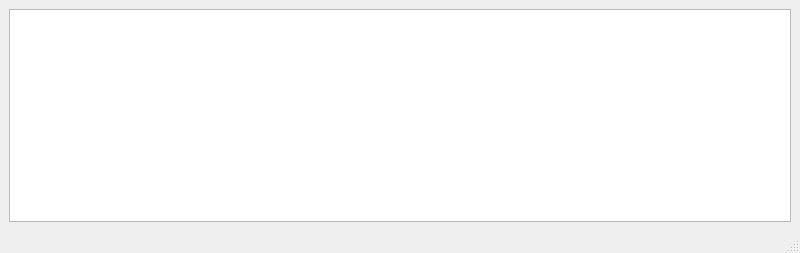
<?xml version="1.0" encoding="UTF-8"?>
<ui version="4.0">
 <class>MainWindow</class>
 <widget class="QMainWindow" name="MainWindow">
  <property name="geometry">
   <rect>
    <x>0</x>
    <y>0</y>
    <width>800</width>
    <height>253</height>
   </rect>
  </property>
  <property name="windowTitle">
   <string>MainWindow</string>
  </property>
  <widget class="QWidget" name="centralwidget">
   <layout class="QHBoxLayout" name="horizontalLayout">
    <item>
     <widget class="QPlainTextEdit" name="plainTextEdit"/>
    </item>
   </layout>
  </widget>
  <widget class="QMenuBar" name="menubar">
   <property name="geometry">
    <rect>
     <x>0</x>
     <y>0</y>
     <width>800</width>
     <height>30</height>
    </rect>
   </property>
  </widget>
  <widget class="QStatusBar" name="statusbar"/>
 </widget>
 <resources/>
 <connections/>
</ui>
